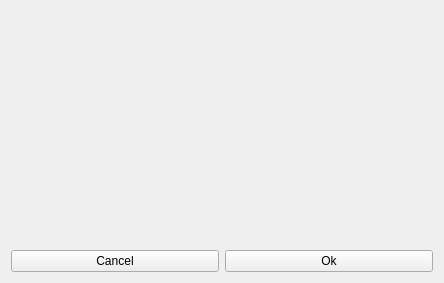
<?xml version="1.0" encoding="UTF-8"?>
<ui version="4.0">
 <class>Reagents::CModifyReagentStatusDlg</class>
 <widget class="QWidget" name="Reagents::CModifyReagentStatusDlg">
  <property name="geometry">
   <rect>
    <x>0</x>
    <y>0</y>
    <width>444</width>
    <height>283</height>
   </rect>
  </property>
  <property name="minimumSize">
   <size>
    <width>0</width>
    <height>0</height>
   </size>
  </property>
  <property name="windowTitle">
   <string>Form</string>
  </property>
  <layout class="QGridLayout" name="gridLayout">
   <item row="0" column="0">
    <widget class="MainMenu::CScrollTable" name="scrollTable" native="true">
     <property name="minimumSize">
      <size>
       <width>300</width>
       <height>0</height>
      </size>
     </property>
    </widget>
   </item>
   <item row="1" column="0">
    <layout class="QHBoxLayout" name="horizontalLayout">
     <item>
      <widget class="QPushButton" name="btnCancel">
       <property name="text">
        <string>Cancel</string>
       </property>
      </widget>
     </item>
     <item>
      <widget class="QPushButton" name="btnOk">
       <property name="text">
        <string>Ok</string>
       </property>
      </widget>
     </item>
    </layout>
   </item>
  </layout>
 </widget>
 <customwidgets>
  <customwidget>
   <class>MainMenu::CScrollTable</class>
   <extends>QWidget</extends>
   <header>MainMenu/Include/ScrollTable.h</header>
   <container>1</container>
  </customwidget>
 </customwidgets>
 <resources/>
 <connections/>
</ui>
